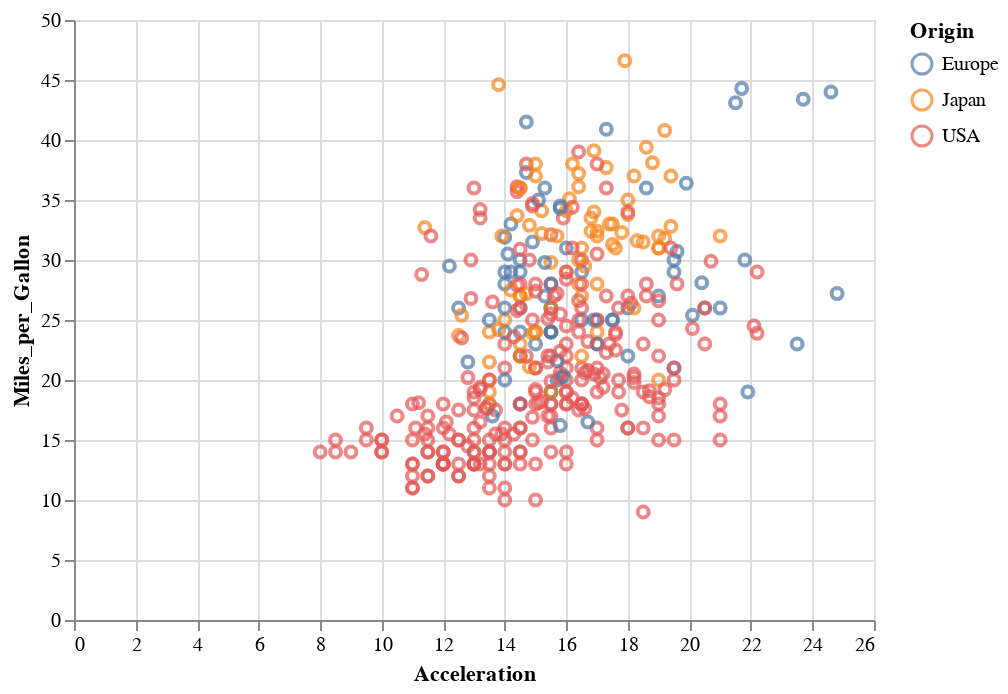

The notebook cell this image was saved under:
### Code cell
# shorthand syntax

alt.Chart(cars).mark_point().encode(
    x='Acceleration:Q',
    y='Miles_per_Gallon:Q',
    color='Origin:N'
)

### Figure 1 — Vega-Lite specification as saved in the notebook (floating-point values rounded to 4 significant figures; data arrays with more than 128 entries replaced by an {"elided": "..."} marker saying what was removed)
{"$schema": "https://vega.github.io/schema/vega-lite/v2.6.0.json", "config": {"view": {"height": 300, "width": 400}}, "data": {"name": "data-f02450ab61490a1363517a0190416235"}, "datasets": {"data-f02450ab61490a1363517a0190416235": {"elided": "406 records"}}, "encoding": {"color": {"field": "Origin", "type": "nominal"}, "x": {"field": "Acceleration", "type": "quantitative"}, "y": {"field": "Miles_per_Gallon", "type": "quantitative"}}, "mark": "point"}
